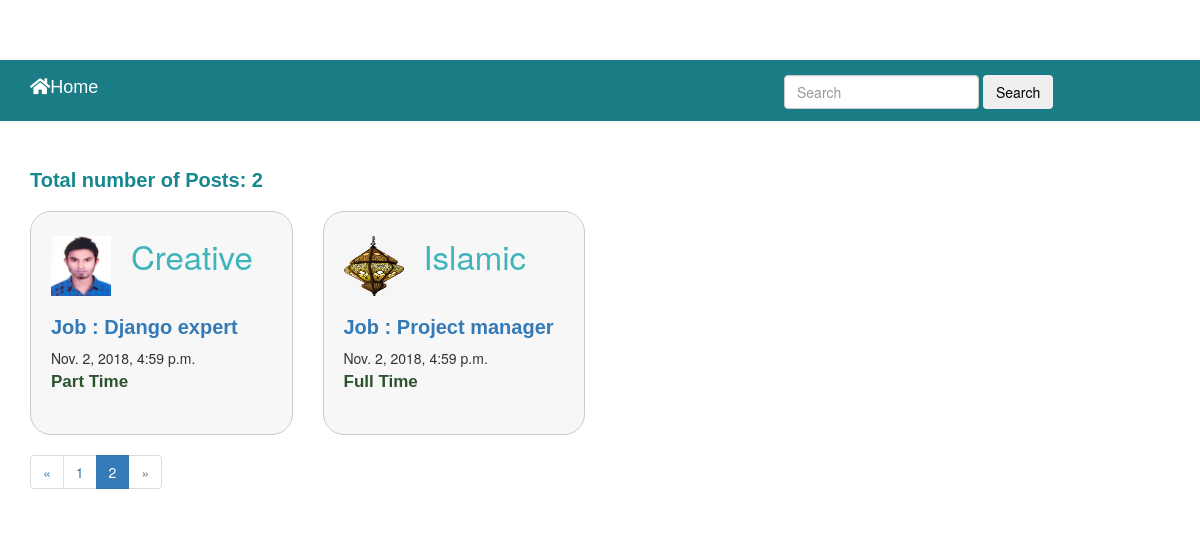
Screenshot of /posts/Accounts?page=2 with the database file from the repository.
### category/models.py (models this page shows, shortened)
class Posts(models.Model):
    width = models.IntegerField(default=0)
    height = models.IntegerField(default=0)
    logo = models.ImageField(null=False, blank=False, width_field='width', height_field='height')
    Posting_title = models.CharField(max_length=100)
    slug = models.SlugField()
    comp_name=models.CharField(max_length=30)
    Internship_discription = models.TextField()
    Location = models.CharField(max_length=50)
    job_type = models.CharField(max_length=30)
    date = models.DateTimeField(auto_now_add=True)
    deadline = models.CharField(max_length=50)
    type = models.ForeignKey(PostType, on_delete=models.CASCADE)

### category/views.py (the view)
# urls.py: path('posts/<name>',posts, name='posts'),
def posts(request, name):
    post = Posts.objects.filter(type__name=name)
    query = request.GET.get("q")
    if query:
        post = post.filter(
            Q(Location__contains=query) |
            Q(Posting_title__contains=query) |
            Q(job_type__contains=query)
        )
    page = request.GET.get('page')
    paginator = Paginator(post, 3)
    post=paginator.get_page(page)
    context = {'post': post }
    return render(request, 'posts.html', context)

### templates/posts.html (shortened to what this page needs)
<!DOCTYPE html>
<html lang="en">
<head>
    <link rel="stylesheet" href="https://maxcdn.bootstrapcdn.com/bootstrap/3.3.7/css/bootstrap.min.css">
        <link rel="stylesheet" href="https://use.fontawesome.com/releases/v5.4.1/css/all.css">
</head>
<body>
       <div class="search">
        <div class="container">
            <div class="row">
                <div class="col-sm-6 hom">
                    <p><a href="{% url 'home' %} "><i class="fas fa-home"></i>Home</a></p>
                </div>
                <div class="col-sm-6 search_bar">
                    <form class="form-inline" method="get" action="">
                        <input type="text" class="form-control mr-sm-2" name="q" value="{{ request.GET.query }}" type="search" placeholder="Search" aria-label="Search">
                        <button class="btn btn-outline-success my-2 my-sm-0" type="submit">Search</button>
                      </form>
                </div>
            </div>
        </div>
    </div>
    <section class="all-post">
        <div class="container">
                 <h1>Total number of Posts: {{ post|length }}</h1>
            <div class="row">
                {% for post in post %}
                    <div class="col-sm-3">
                    <div class="check">
                        <img src="{{ post.logo.url }}" alt="">
                         <span>{{post.comp_name}}</span>
                        <h1><a href="#">Job : {{  post.Posting_title }}
                        </a></h1>
                        {{ post.date }}
                        <h3>{{ post.job_type }}</h3>
                    </div>
                    </div>
                {% endfor %}
            </div>
        </div>
</section>
<div class="container">
    {% if post.has_other_pages %}
  <ul class="pagination">
    {% if post.has_previous %}
      <li><a href="?page={{ post.previous_page_number }}">&laquo;</a></li>
    {% else %}
      <li class="disabled"><span>&laquo;</span></li>
    {% endif %}
    {% for i in post.paginator.page_range %}
      {% if post.number == i %}
        <li class="active"><span>{{ i }} <span class="sr-only">(current)</span></span></li>
      {% else %}
        <li><a href="?page={{ i }}">{{ i }}</a></li>
      {% endif %}
    {% endfor %}
    {% if post.has_next %}
      <li><a href="?page={{ post.next_page_number }}">&raquo;</a></li>
    {% else %}
      <li class="disabled"><span>&raquo;</span></li>
    {% endif %}
  </ul>
{% endif %}
</div>
</body>
</html>

### templates/posts.html (style rules this page uses)
.check { padding: 10px; background-color: #d8e5e7; }
.all-post h1 { font-size: 20px; color: #16888f; font-weight: 600; margin-bottom: 10px; font-family: 'Oswald', sans-serif; margin-top:20px }
.all-post h3 { color: #2b542c; margin-bottom: 10px; font-weight: 600; font-family: 'Oswald', sans-serif; }
.all-post h3 { font-size: 17px; margin-top: 5px; margin-bottom: 22px; font-family: 'Oswald', sans-serif; }
h1,h3 { margin: 0; padding: 0; }
.all-post { margin-top: 28px; }
.check { margin-top: 10px; background-color: #f8f7f7; padding: 20px; border: 1px solid #ccc; border-radius: 21px; }
.check img { height:60px; width:60px }
.check span { font-size:33px; color: #40b4bb; padding-left: 16px; }
.search { margin-top: 60px; background-color: #1a7c85; padding: 10px; color: #fff; padding-top: 15px; }
.btn { color: #000; }
.search p { font-size: 18px; font-family: 'Oswald', sans-serif; }
.search_bar { padding-left: 184px; }
.hom p a { color:#fff }

### rows the page displays
Posts: logo (picture), comp_name "Creative", Posting_title "Django expert", date "Nov. 2, 2018, 4:59 p.m.", job_type "Part Time"
Posts: logo (picture), comp_name "Islamic", Posting_title "Project manager", date "Nov. 2, 2018, 4:59 p.m.", job_type "Full Time"

### other values shown
{{ post|length }} "2"
{{ i }} "1"
{{ i }} "2"
